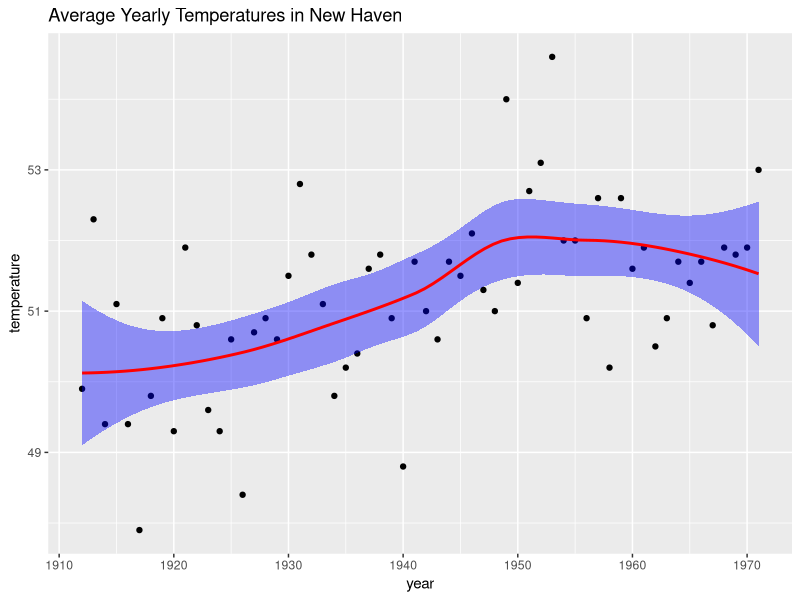

Write the R code that produced this figure.
#config
library(tidyverse)
library(dslabs)
data("nhtemp")

#here is an example of geom_smooth() using confidence intervals
data.frame(year = as.numeric(time(nhtemp)), temperature = as.numeric(nhtemp)) %>%
    ggplot(aes(year, temperature)) +
    geom_point() +
    geom_smooth(col="red",fill = "blue") +
    ggtitle("Average Yearly Temperatures in New Haven")

#Monte Carlo to simulate how the random variable changes for confidence interval mathematics
#the results change everytime
p <- 0.45
N <- 1000
X <- sample(c(0,1), size=N, replace = TRUE, prob = c(1-p,p))
X_hat <- mean(X)
SE_hat <- sqrt(X_hat*(1-X_hat)/N)
c(X_hat - 2*SE_hat, X_hat + 2*SE_hat)

#how to get change the confidence intervals is through using qnorm()
z <- qnorm(0.995)
z

#by definition qnorm(0.995) is 0.995
#and by symetry 1-qnorm(0.995) is 1-0.995
#and we compute this using pnorm minus pnorm and get 99%
pnorm(z) - pnorm(-z)

#we can use this approach for any percentile q

#NOTE: for exactly 95% we should be using a number slightly smaller than 2
qnorm(0.975)

#we can create a monte carlo to show that a 95% confidence interval includes p 95% of the time
B <- 10000
p <- 0.45
N <- 1000
inside <- replicate(B,{
    X <- sample(c(0,1), size=N, replace = TRUE, prob=c(1-p,p))
    X_hat <- mean(X)
    SE_hat <- sqrt(X_hat*(1-X_hat)/N)
    between(p,X_hat - 2*SE_hat, X_hat + 2*SE_hat)
})
mean(inside)
